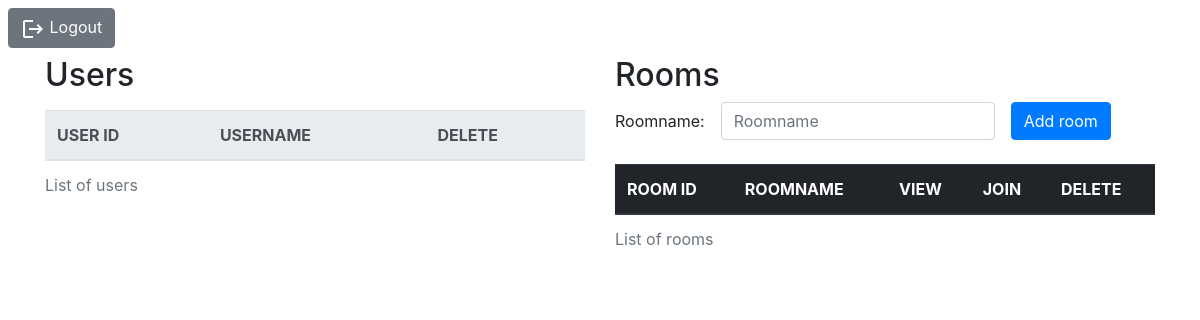
Page /goback on the earlier database version.
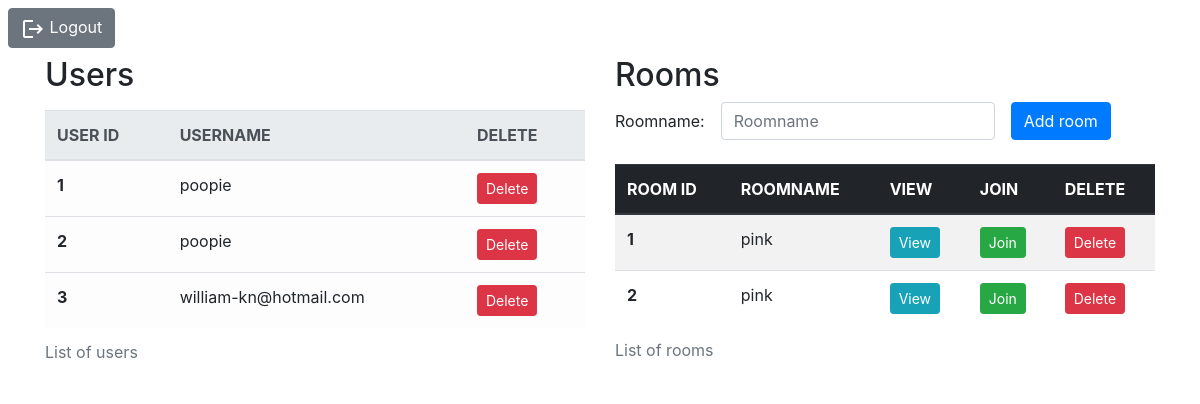
Same page on the later database version.
### app.py (models this page shows, shortened)
class UserModel(db.Model):
    user_id = db.Column(db.Integer, primary_key=True)
    username = db.Column(db.String(30), nullable=False)

class RoomModel(db.Model):
    room_id = db.Column(db.Integer, primary_key=True)
    roomname = db.Column(db.String(30), nullable=False)

### app.py (the view)
@app.route("/goback", methods=['GET', 'POST'])
def goBack():
    return render_template('index.html', uservalues=UserModel.query.all(), roomvalues=RoomModel.query.all())

### templates/index.html (shortened to what this page needs)
<!DOCTYPE html>
<html lang="en">
<head>
    <link rel="stylesheet" href="https://maxcdn.bootstrapcdn.com/bootstrap/4.0.0/css/bootstrap.min.css"
>
</head>
<body>
    <form action="/">
        <button class="btn btn-secondary m-2" type="submit">
            <img src="{{url_for('static', filename='baseline_logout_white_24dp.png')}}" alt="Logout PNG" />
            Logout
        </button>
    </form>
    <div class="container">
        <div class="row mb-4">
            <div class="col-sm">
                <h2>
                    Users
                </h2>
                <table class="table table-light mt-3">
                    <caption>List of users</caption>
                    <thead class="thead-light">
                        <tr>
                            <th scope="col">USER ID</th>
                            <th scope="col">USERNAME</th>
                            <th scope="col">DELETE</th>
                        </tr>
                    </thead>
                    <tbody>
                        {% for item in uservalues %}
                        <tr>
                            <th scope="row">{{item.user_id}}</th>
                            <td>{{item.username}}</td>
                            <td>
                                <form action="/api/user/{{item.user_id}}">
                                    <button class="btn btn-danger btn-sm" type="submit">Delete</button>
                                </form>
                            </td>
                        </tr>
                        {% endfor %}
                    </tbody>
                </table>
            </div>
            <div class="col-sm">
                <h2>
                    Rooms
                </h2>
                <form action="/api/rooms" method="POST" class="form-inline">
                    <div class="form-group mb-2"><span>Roomname:</span></div>
                    <div class="form-group mx-sm-3 mb-2">
                        <input type="text" class="form-control" name="roomname" id="roomname" placeholder="Roomname">
                    </div>
                    <button class="btn btn-primary mb-2" type="submit">Add room</button>
                </form>
                <table class="table table-striped mt-3">
                    <caption>List of rooms</caption>
                    <thead class="thead-dark">
                        <tr>
                            <th scope="col">ROOM ID</th>
                            <th scope="col">ROOMNAME</th>
                            <th scope="col">VIEW</th>
                            <th scope="col">JOIN</th>
                            <th scope="col">DELETE</th>
                        </tr>
                    </thead>
                    <tbody>
                        {% for item in roomvalues %}
                        <tr>
                            <th scope="row">{{item.room_id}}</th>
                            <td>{{item.roomname}}</td>
                            <td>
                                <form action="/api/room/{{item.room_id}}">
                                    <button class="btn btn-info btn-sm" type="submit">View</button>
                                </form>
                            </td>
                            <td>
                                <form action="/api/room/{{item.room_id}}/users">
                                    <button class="btn btn-success btn-sm" type="submit">Join</button>
                                </form>
                            </td>
                            <td>
                                <form action="/api/roomdelete/{{item.room_id}}">
                                    <button class="btn btn-danger btn-sm" type="submit">Delete</button>
                                </form>
                            </td>
                        </tr>
                        {% endfor %}
                    </tbody>
                </table>
            </div>
        </div>
    </div>
</body>
</html>

Differences in the rows shown:
added UserModel: user_id "1", username "poopie"
added UserModel: user_id "2", username "poopie"
added UserModel: user_id "3", username "william-kn@hotmail.com"
added RoomModel: room_id "1", roomname "pink"
added RoomModel: room_id "2", roomname "pink"
